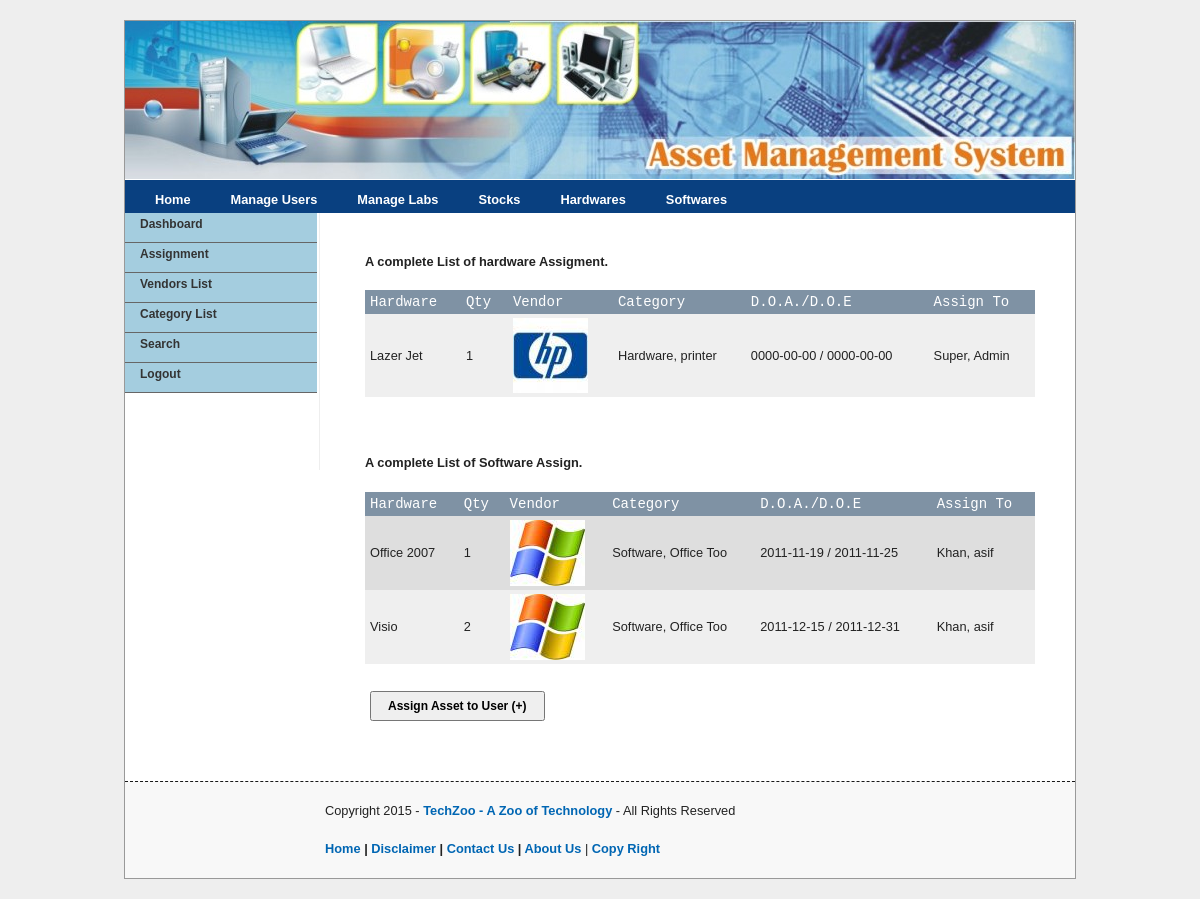
Screenshot of /assign/index.php (signed in) with the database file from the repository.
### tables this page shows
CREATE TABLE IF NOT EXISTS `tbl_hardwares` (
  `id` int(10) NOT NULL auto_increment,
  `hw_name` varchar(100) NOT NULL,
  `qty` int(10) NOT NULL,
  `avbl_qty` int(11) NOT NULL,
  `vid` int(10) NOT NULL,
  `dop` date NOT NULL,
  `price` double NOT NULL,
  `cid` int(10) NOT NULL,
  PRIMARY KEY  (`id`)
);

CREATE TABLE IF NOT EXISTS `tbl_assignments` (
  `id` int(10) NOT NULL auto_increment,
  `entity` int(10) NOT NULL,
  `type` int(11) NOT NULL,
  `qty` int(11) NOT NULL,
  `uid` int(10) NOT NULL,
  `doa` date NOT NULL,
  `doe` date NOT NULL,
  `bdate` date NOT NULL,
  PRIMARY KEY  (`id`)
);

CREATE TABLE IF NOT EXISTS `tbl_vendors` (
  `id` int(10) NOT NULL auto_increment,
  `vname` varchar(100) NOT NULL,
  `cno` varchar(100) NOT NULL,
  `address` varchar(100) NOT NULL,
  `email` varchar(100) NOT NULL,
  `website` varchar(100) NOT NULL,
  `thumb` varchar(200) NOT NULL,
  PRIMARY KEY  (`id`)
);

CREATE TABLE IF NOT EXISTS `tbl_categories` (
  `cid` int(10) NOT NULL auto_increment,
  `cname` varchar(40) NOT NULL,
  `ctype` varchar(10) NOT NULL,
  `cdesc` varchar(200) NOT NULL,
  PRIMARY KEY  (`cid`)
);

CREATE TABLE IF NOT EXISTS `tbl_users` (
  `uid` int(10) NOT NULL auto_increment,
  `uname` varchar(40) NOT NULL,
  `pwd` varchar(40) NOT NULL,
  `email` varchar(50) NOT NULL,
  `fname` varchar(50) NOT NULL,
  `lname` varchar(50) NOT NULL,
  `bdate` varchar(50) NOT NULL,
  `utype` varchar(10) NOT NULL,
  `did` int(10) NOT NULL,
  PRIMARY KEY  (`uid`)
);

CREATE TABLE IF NOT EXISTS `tbl_softwares` (
  `id` int(10) NOT NULL auto_increment,
  `sw_name` varchar(100) NOT NULL,
  `serial` varchar(100) NOT NULL,
  `vid` int(10) NOT NULL,
  `dop` date NOT NULL,
  `price` double NOT NULL,
  `exp_date` date NOT NULL,
  `cid` int(10) NOT NULL,
  PRIMARY KEY  (`id`)
);

### assign/index.php (called while the page is built, shortened)
<?php
require_once '../template.php';
?>

### library/database.php (called while the page is built, shortened)
<?php
function dbQuery($sql)
{
	$result = mysql_query($sql) or die(mysql_error());
	return $result;
}
function dbFetchAssoc($result)
{
	return mysql_fetch_assoc($result);
}
?>

### assign/list.php (the view, shortened to what this page needs)
<?php
$hsql = "SELECT a.id, h.hw_name, c.cname, c.ctype, a.qty, a.doa, a.doe, u.fname, u.lname, v.vname, v.thumb
      	 FROM tbl_hardwares h, tbl_categories c, tbl_assignments a, tbl_users u, tbl_vendors v
		 WHERE h.id = a.type AND h.cid = c.cid AND a.uid = u.uid AND h.vid = v.id AND a.entity = 1
		 ORDER BY h.hw_name";
$ssql = "SELECT a.id, s.sw_name, c.cname, c.ctype, a.qty, a.doa, a.doe, u.fname, u.lname, v.vname, v.thumb
      	 FROM tbl_softwares s, tbl_categories c, tbl_assignments a, tbl_users u, tbl_vendors v
		 WHERE s.id = a.type AND s.cid = c.cid AND a.uid = u.uid AND s.vid = v.id AND a.entity = 2
		 ORDER BY s.sw_name";
$result = dbQuery($hsql);
$results = dbQuery($ssql);
?>
<div class="prepend-1 span-17">
<p>&nbsp;</p>
<strong>A complete List of hardware Assigment.</strong>
<br/><br/>
<form action="processUser.php?action=addUser" method="post"  name="frmListUser" id="frmListUser">
 <table  border="0" align="center" cellpadding="2" cellspacing="1" class="text">
  <tr align="center" id="listTableHeader">
   <td>Hardware</td>
   <td>Qty</td>
   <td>Vendor</td>
   <td>Category</td>
   <td>D.O.A./D.O.E</td>
   <td>Assign To</td>
  </tr>
<?php
while($row = dbFetchAssoc($result)) {
	extract($row);
	if ($i%2) {
		$class = 'row1';
	} else {
		$class = 'row2';
	}
	if($thumb) {$img = WEB_ROOT . "images/vendors/".$thumb;}
	else {$img = "images/no-image-small.png";}
	$i += 1;
?>
  <tr class="<?php echo $class; ?>">
   <td><?php echo $hw_name; ?></td>
   <td align="center"><?php echo $qty; ?></td>
   <td align="center">
   <img src="<?php echo $img;?>" title="<?php echo $vname; ?>" /></td>
   <td align="center"><?php echo $cname.", ".$ctype; ?></td>
   <td align="center"><?php echo $doa." / ".$doe; ?></td>
   <td align="center"><?php echo $lname.", ".$fname; ?></td>
  </tr>
<?php
}
?>
 </table>
 <p>&nbsp;</p>
</form>
</div>
<div class="prepend-1 span-17">
<strong>A complete List of Software Assign.</strong>
<br/><br/>
<form action="processUser.php?action=addUser" method="post"  name="frmListUser" id="frmListUser">
 <table  border="0" align="center" cellpadding="2" cellspacing="1" class="text">
  <tr align="center" id="listTableHeader">
   <td>Hardware</td>
   <td>Qty</td>
   <td>Vendor</td>
   <td>Category</td>
   <td>D.O.A./D.O.E</td>
   <td>Assign To</td>
  </tr>
<?php
while($row = dbFetchAssoc($results)) {
	extract($row);
	if ($i%2) {
		$class = 'row1';
	} else {
		$class = 'row2';
	}
	if($thumb) {$img = WEB_ROOT . "images/vendors/".$thumb;}
	else {$img = "images/no-image-small.png";}
	$i += 1;
?>
  <tr class="<?php echo $class; ?>">
   <td><?php echo $sw_name; ?></td>
   <td align="center"><?php echo $qty; ?></td>
   <td align="center">
   <img src="<?php echo $img;?>" title="<?php echo $vname; ?>" /></td>
   <td align="center"><?php echo $cname.", ".$ctype; ?></td>
   <td align="center"><?php echo $doa." / ".$doe; ?></td>
   <td align="center"><?php echo $lname.", ".$fname; ?></td>
  </tr>
<?php
}
?>
  <tr>
   <td colspan="5">&nbsp;</td>
  </tr>
  <tr>
   <td colspan="5" align="right"><input name="btnAddUser" type="button" id="btnAddUser" value="Assign Asset to User (+)" class="button" onClick="assignAsset()"></td>
  </tr>
 </table>
 <p>&nbsp;</p>
</form>
</div>

### template.php (shortened to what this page needs)
<?php
$self = WEB_ROOT . 'index.php';
?>
<html>
<head>
<link href="<?php echo WEB_ROOT;?>css/screen.css" rel="stylesheet" type="text/css">
<link href="<?php echo WEB_ROOT;?>css/menu.css" rel="stylesheet" type="text/css">
<?php
$n = count($script);
for ($i = 0; $i < $n; $i++) {
	if ($script[$i] != '') {
		echo '<script language="JavaScript" type="text/javascript" src="' . WEB_ROOT. 'library/' . $script[$i]. '"></script>';
	}
}
?>
</head>
<body>
<div class="container" style="border: 1px solid #999999; margin-bottom:20px;">
<div class="span-24">
<img src="<?php echo WEB_ROOT; ?>images/asset_header.jpg" width="950"/>
</div>
<div class="span-24">
	<?php include_once("mymenu.php"); ?>
</div>
<div class="span-5 border">
	<?php include_once("left.php"); ?>
</div>
<div class="span-19 last">
<?php
require_once $content;
?>
</div>
<div class="prepend-5 span-15 append-4" style="background-color:#F8F8F8; border-top:dashed 1px #181818;">
	<?php include_once("footer.php"); ?>
</div>
</div>
</body>
</html>

### mymenu.php
<div class="span-24">
   <div id="underlinemenu">
	<ul>
		<li><a href="<?php echo WEB_ROOT; ?>" title="Home">Home</a></li>
		<li><a href="<?php echo WEB_ROOT; ?>menu.php?v=USER" title="Manage Users">Manage Users</a></li>
		<li><a href="<?php echo WEB_ROOT; ?>menu.php?v=LABS" title="Manage Labs">Manage Labs</a></li>
		<li><a href="<?php echo WEB_ROOT; ?>menu.php?v=STCK" title="Manage Stocks">Stocks</a></li>
		<li><a href="<?php echo WEB_ROOT; ?>menu.php?v=HRWR" title="Hardwares">Hardwares</a></li>
		<li><a href="<?php echo WEB_ROOT; ?>menu.php?v=SFWR" title="Softwares">Softwares</a></li>
	</ul>
	</div>
</div>

### left.php
<a href="<?php echo WEB_ROOT; ?>" class="leftnav">Dashboard</a>
<a href="<?php echo WEB_ROOT; ?>assign" class="leftnav">Assignment</a>
<a href="<?php echo WEB_ROOT; ?>vendor/" class="leftnav">Vendors List</a>
<a href="<?php echo WEB_ROOT; ?>category" class="leftnav">Category List</a>
<a href="<?php echo WEB_ROOT; ?>search/" class="leftnav">Search</a>
<a href="<?php echo $self; ?>?logout" class="leftnav">Logout</a>
<p>&nbsp;</p>
<p>&nbsp;</p>

### footer.php
<br/>
<p>Copyright <?php echo date('Y');  ?> - <strong><a href="http://www.techzoo.org" title=" TechZoo - A Zoo of Technology ">TechZoo - A Zoo of Technology</a></strong> - All Rights Reserved <br />
  <br />
  <strong><a href="<?php echo WEB_ROOT; ?>index.php" title="Go to Home Page">Home</a> |
  <a href="<?php echo WEB_ROOT; ?>" title="Disclaimer">Disclaimer</a> |  <a href="<?php echo WEB_ROOT; ?>" title="Contact Us">Contact Us</a> |  <a href="<?php echo WEB_ROOT; ?>" title="About Us">About Us</a></strong> | <strong> <a href="<?php echo WEB_ROOT; ?>" title="About Us">Copy Right</a></strong></p>

### css/screen.css (style rules this page uses)
html, body, div, span, object, iframe, h1, h2, h3, h4, h5, h6, p, blockquote, pre, a, abbr, acronym, address, code, del, dfn, em, img, q, dl, dt, dd, ol, ul, li, fieldset, form, label, legend, table, caption, tbody, tfoot, thead, tr, th, td { margin:0;padding:0;border:0;font-weight:inherit;font-style:inherit;font-size:100%;font-family:inherit;vertical-align:baseline; }
body { line-height:1.5; }
table { border-collapse:separate;border-spacing:0; }
caption, th, td { text-align:left;font-weight:normal; }
table, td, th { vertical-align:middle; }
body { font-size:80%;color:#222;background:#fff;font-family: Verdana, Helvetica, sans-serif; }
p { margin:0 0 1.5em; }
a { color:#0066B3;text-decoration:underline;font-weight:bold; }
strong { font-weight:bold; }
ul, ol { margin:0 1.5em 1.5em 1.5em; }
ul { list-style-type:disc; }
table { margin-bottom:1.4em;width:100%; }
th, td, caption { padding:4px 10px 4px 5px; }
.last { margin-right:0;padding-right:0; }
.container { width:950px;margin:0 auto;background-color:#FFFFFF; }
.column, div.span-1, div.span-2, div.span-3, div.span-4, div.span-5, div.span-6, div.span-7, div.span-8, div.span-9, div.span-10, div.span-11, div.span-12, div.span-13, div.span-14, div.span-15, div.span-16, div.span-17, div.span-18, div.span-19, div.span-20, div.span-21, div.span-22, div.span-23, div.span-24 { float:left;margin-right:10px; }
.last, div.last { margin-right:0; }
.span-5 { width:190px; }
.span-15 { width:590px; }
.span-17 { width:670px; }
.span-19 { width:750px; }
.span-24, div.span-24 { width:950px;margin:0; }
.append-4 { padding-right:160px; }
.prepend-1 { padding-left:40px; }
.prepend-5 { padding-left:200px; }
div.border { padding-right:4px;margin-right:5px;border-right:1px solid #eee; }
.clearfix:after, .container:after { content:"\0020";display:block;height:0;clear:both;visibility:hidden;overflow:hidden; }
.clearfix, .container { display:block; }

### css/menu.css (style rules this page uses)
#underlinemenu { margin: 0;padding: 0;background-color: #094080; margin-top:1px; }
#underlinemenu ul { margin: 0;padding-left:10px;float: left;font-weight: bold;width: 940px;background-color: #094080; padding-top:6px; }
#underlinemenu ul li { display: inline;background-color: #094080; }
#underlinemenu ul li a { float: left;color: #FFFFFF;font-weight: bold;padding: 4px 20px 4px 20px;text-decoration: none;background-color: #094080; }
a.leftnav { font-size: 12px; color: #333333; background-color: #A4CDDF; display: block; padding: 2px 2px 2px 15px; border-bottom-width: 1px; border-bottom-style: solid; border-bottom-color: #666666; height: 25px; width: 175px; text-decoration: none; font-weight: bold; }
.button { padding:2px 16px; height:30px; font-weight:bold; font-family:Verdana, Arial, Helvetica, sans-serif; font-size:12px; }
.row1 { background-color: #EFEFEF; }
.row2 { background-color: #DEDEDE; }
#listTableHeader { font-family:"Courier New", Courier, mono; font-size: 14px;color: #FFFFFF; background-color: #7F92A4;font-weight:bold;background-position: center; }

### template.php (style rules this page uses)
body { margin-top:20px; margin-bottom:20px;background-color:#EEEEEE; }
a { text-decoration:none; }

### rows the page displays
tbl_hardwares: hw_name "Lazer Jet", tbl_assignments.qty "1", tbl_vendors.thumb (picture), cid.cname "Hardware", cid.ctype "printer", tbl_assignments.doa "0000-00-00", tbl_assignments.doe "0000-00-00", tbl_users.lname "Super", tbl_users.fname "Admin"
tbl_softwares: sw_name "Office 2007", tbl_assignments.qty "1", tbl_vendors.thumb (picture), cid.cname "Software", cid.ctype "Office Too", tbl_assignments.doa "2011-11-19", tbl_assignments.doe "2011-11-25", tbl_users.lname "Khan", tbl_users.fname "asif"
tbl_softwares: sw_name "Visio", tbl_assignments.qty "2", tbl_vendors.thumb (picture), cid.cname "Software", cid.ctype "Office Too", tbl_assignments.doa "2011-12-15", tbl_assignments.doe "2011-12-31", tbl_users.lname "Khan", tbl_users.fname "asif"
